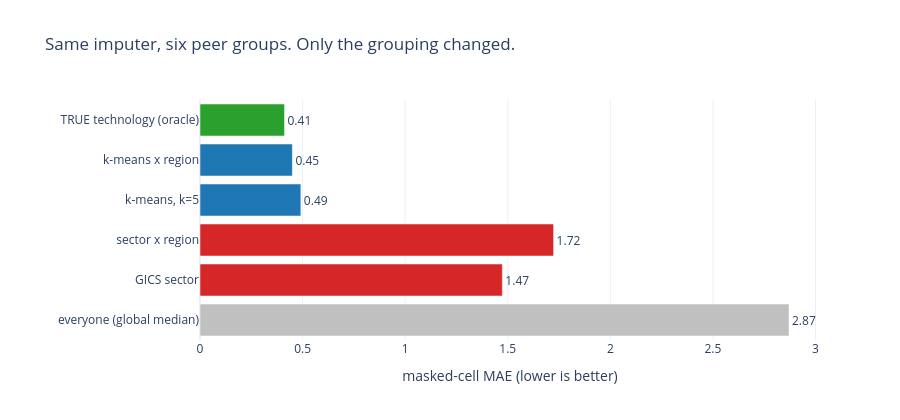

Notebook code for this chart:
### Code cell
fig = go.Figure(go.Bar(
    x=table["MAE"], y=table.index, orientation="h",
    marker=dict(color=["#c0c0c0", "#d62728", "#d62728",
                       "#1f77b4", "#1f77b4", "#2ca02c"]),
    text=table["MAE"].round(2), textposition="outside"))
fig.update_layout(
    title="Same imputer, six peer groups. Only the grouping changed.",
    xaxis_title="masked-cell MAE (lower is better)",
    height=420, margin=dict(l=200))
fig.show()

### Figure 1 — Plotly figure (JSON) as saved in the notebook; plotly's stock layout.template omitted (floating-point values rounded to 4 significant figures)
{"data": [{"marker": {"color": ["#c0c0c0", "#d62728", "#d62728", "#1f77b4", "#1f77b4", "#2ca02c"]}, "orientation": "h", "text": [2.87, 1.47, 1.72, 0.49, 0.45, 0.41], "textposition": "outside", "type": "bar", "x": [2.871, 1.474, 1.723, 0.4915, 0.4503, 0.4119], "y": ["everyone (global median)", "GICS sector", "sector x region", "k-means, k=5", "k-means x region", "TRUE technology (oracle)"]}], "layout": {"height": 420, "margin": {"l": 200}, "title": {"text": "Same imputer, six peer groups. Only the grouping changed."}, "xaxis": {"title": {"text": "masked-cell MAE (lower is better)"}}}}
